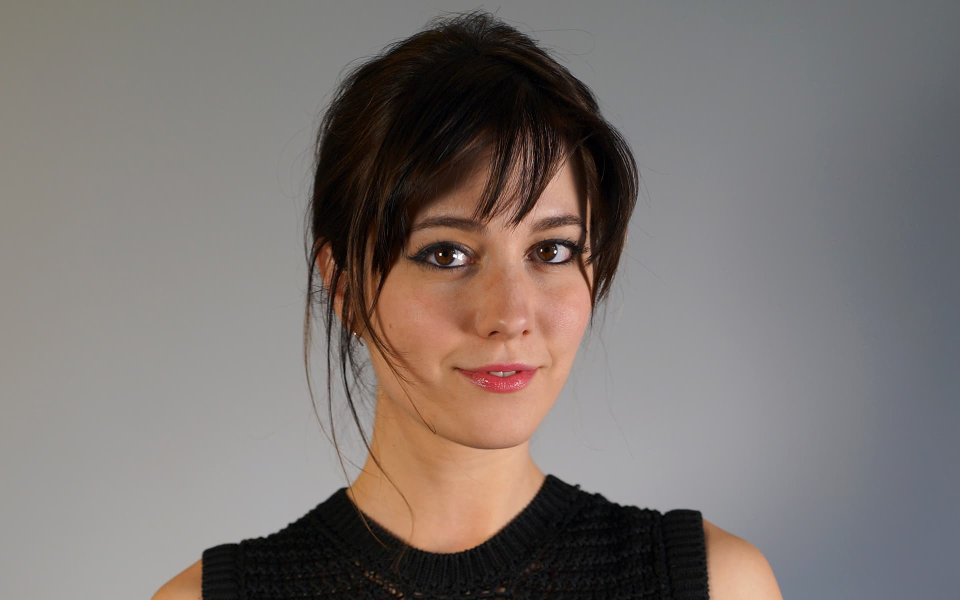
#> input picture images/mew_face.jpg, 1920 x 1200 px, found by its file name (shown at 1/2 size)
$ jupyter execute Extract_eyes_from_Frontal_Faces_using_OpenCV.ipynb
#> lines starting #> are read from the running program, lines starting #| are printed output that depends on the picture; after the words box and inside, x2 and y2 are one past the last pixel; in counts of white or black regions, pixels touching at a corner belong together
<a href="https://colab.research.google.com/github/appleBattery/Eye-based-Verification/blob/master/Extract_eyes_from_Frontal_Faces_using_OpenCV.ipynb" target="_parent"></a>

### Import dependencies

[cell 1]
import cv2
import numpy as np
from google.colab.patches import cv2_imshow
from google.colab import drive
from google.colab import files

[cell 2]
from google.colab import drive
drive.mount("/content/drive")

### Load cascade Classifier and view images

[cell 3]
path_data = '/content/drive/My Drive/iris detection/data/'
path_img = '/content/drive/My Drive/iris detection/images/'

face_cascade = cv2.CascadeClassifier(path_data + 'haarcascade_frontalface_default.xml')
eye_cascade = cv2.CascadeClassifier(path_data + 'haarcascade_eye.xml')

[cell 4]
img = cv2.imread(path_img + "mew_face.jpg")
#> img is the input picture: shape (1200, 1920, 3); mean B, G, R 112.6, 116.1, 123.9
gray = cv2.cvtColor(img, cv2.COLOR_BGR2GRAY)
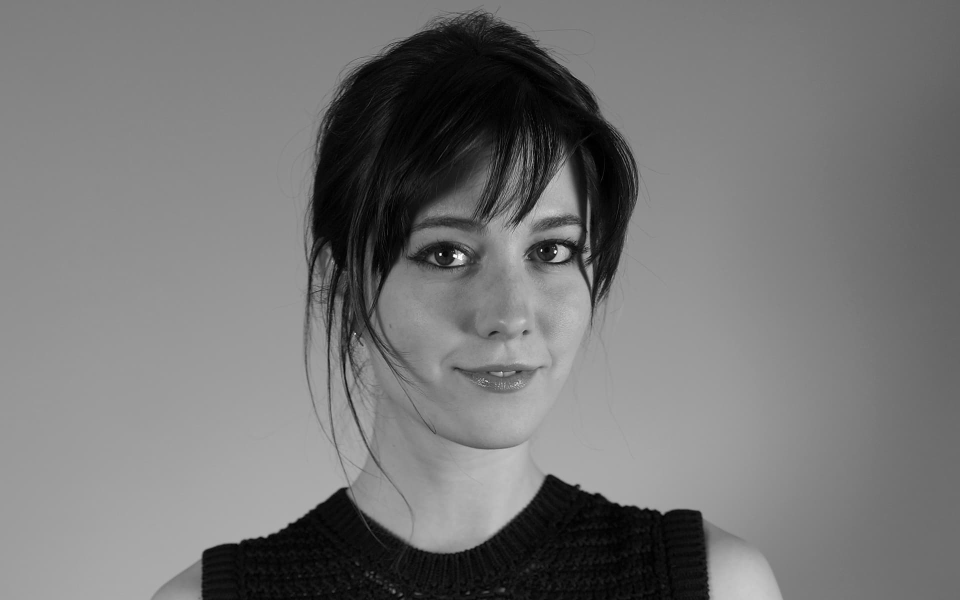
#> gray: shape (1200, 1920) (shown at 1/2 size); min 0, max 255, mean 118.1

[cell 5]
cv2_imshow(cv2.resize(gray,(384,240)))
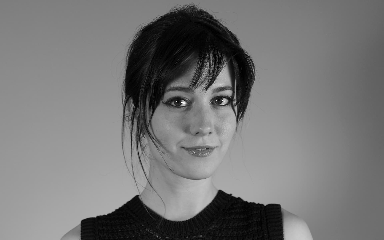
#> shown: shape (240, 384); min 0, max 255, mean 118.1

### Crop detected eyes and save them

[cell 6]
faces = face_cascade.detectMultiScale(gray, 1.2, 5) # image, scale factor, neighbours
#> faces = [[674, 273, 654, 654]]
cropped_eyes=[]

for (x,y,w,h) in faces:
  img = cv2.rectangle(img,(x,y),(x+w,y+h),(255,0,0),2)
  roi_gray = gray[y:y+h, x:x+w]
  roi_color = img[y:y+h, x:x+w]
  eyes = eye_cascade.detectMultiScale(roi_gray,1.6,5)
  for (ex,ey,ew,eh) in eyes:
    cropped_eyes.append(roi_color[ey:ey+eh, ex:ex+ew])
    cv2.rectangle(roi_color,(ex,ey),(ex+ew,ey+eh),(0,255,0),2)
#> this loop made 1 pass
#> (x, y, w, h, eyes) on pass 1: (674, 273, 654, 654, [[359, 167, 131, 131], [151, 175, 131, 131]])
#> pass 1, `img = cv2.rectangle(img,(x,y),(x+w,y+h),(255,0,0),2)`:
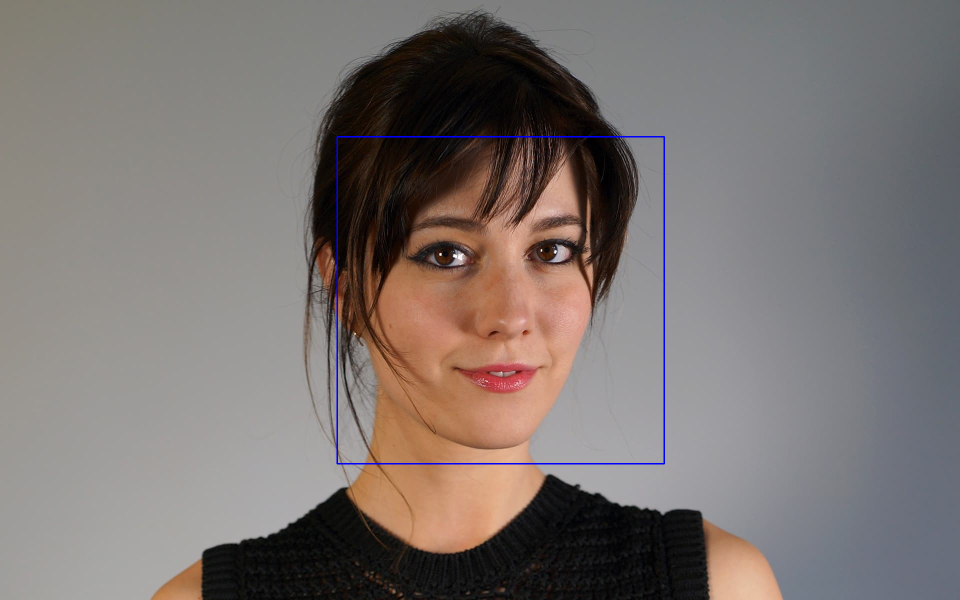
#> img: shape (1200, 1920, 3) (shown at 1/2 size); 0.34% of pixels changed, all inside (x1, y1, x2, y2) = (673, 272, 1330, 929)
#> pass 1, `roi_gray = gray[y:y+h, x:x+w]`:
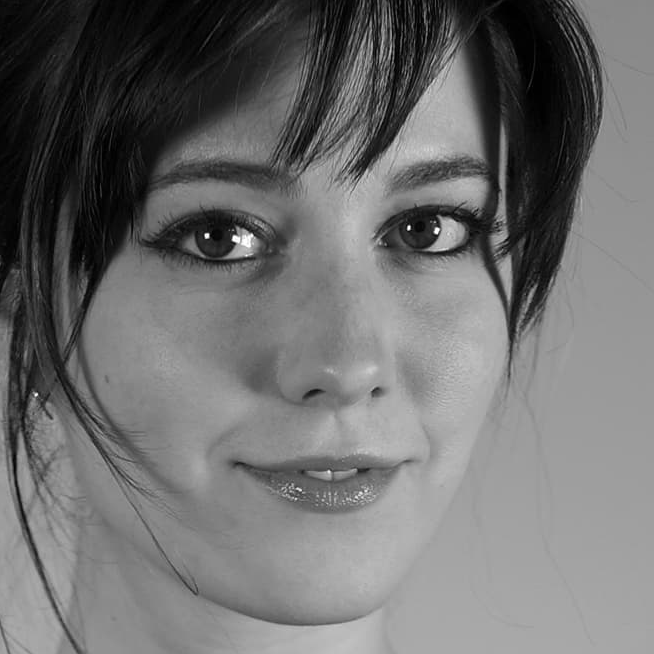
#> roi_gray: shape (654, 654); min 0, max 255, mean 110.3
#> pass 1, `roi_color = img[y:y+h, x:x+w]`:
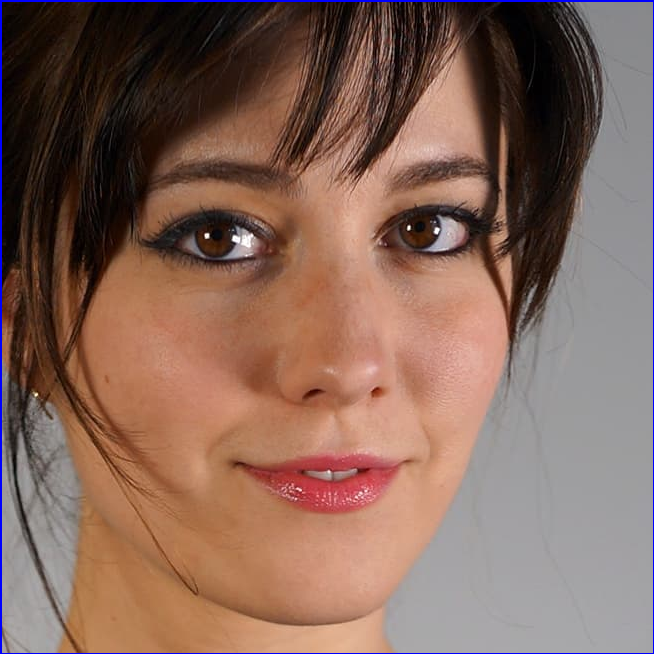
#> roi_color: shape (654, 654, 3); mean B, G, R 90.2, 102, 132.5
#> after the loop:
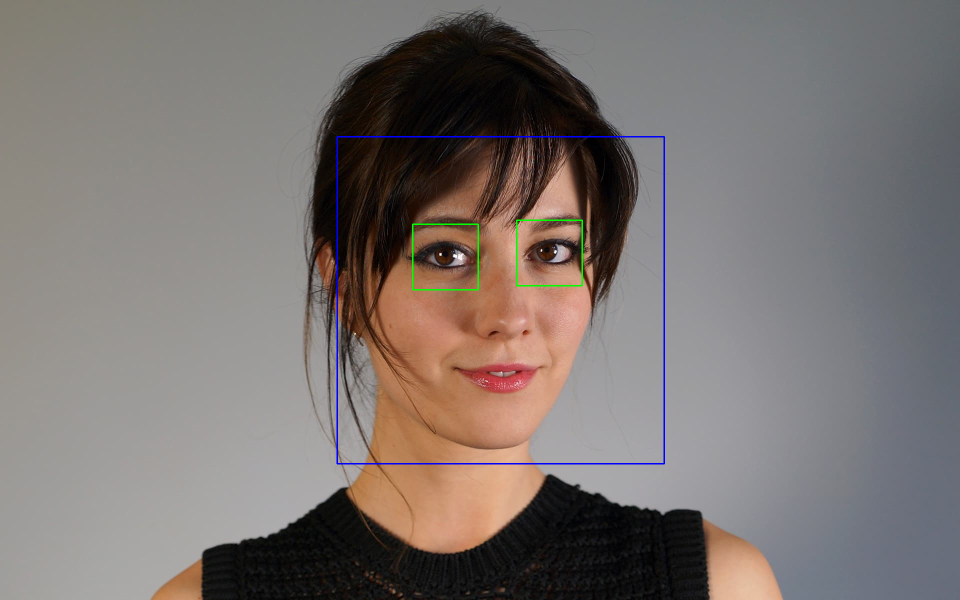
#> img: shape (1200, 1920, 3) (shown at 1/2 size); 0.14% of pixels changed, all inside (x1, y1, x2, y2) = (824, 439, 1166, 581)
#> after the loop:
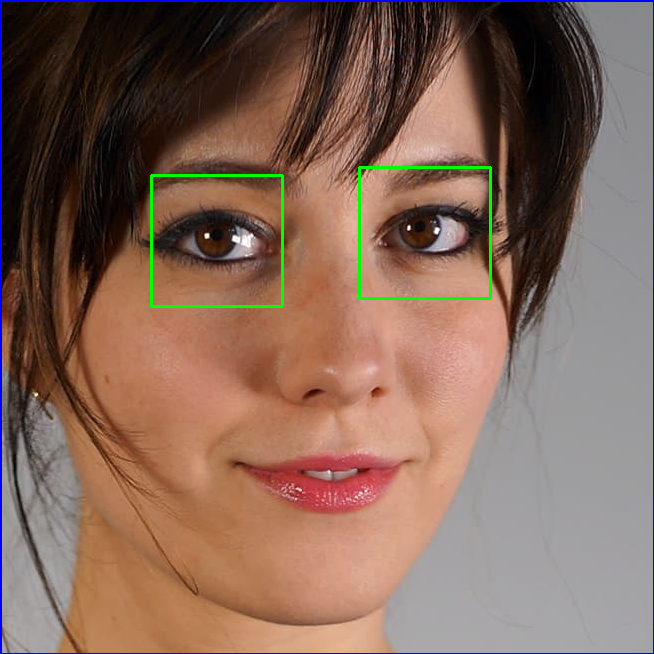
#> roi_color: shape (654, 654, 3); 0.73% of pixels changed, all inside (x1, y1, x2, y2) = (150, 166, 492, 308)
#> after the loop, cropped_eyes = 2 items

[cell 7]
cv2_imshow(cv2.resize(img,(512,320)))
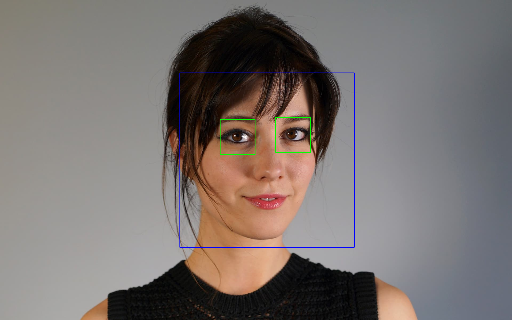
#> shown: shape (320, 512, 3); mean B, G, R 112.9, 116, 123.2

[cell 8]
cropped_eyes = np.array(cropped_eyes)

[cell 9]
cv2.imwrite((path_img + 'mew_iy1.jpg'), cropped_eyes[0])
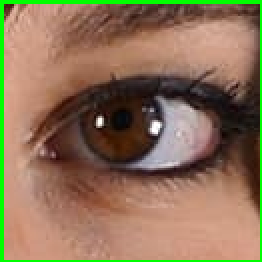
#> saved as mew_iy1.jpg: shape (131, 131, 3) (shown 2 times larger); mean B, G, R 87.3, 114.2, 140.2
#> Out = True

[cell 10]
cv2.imwrite((path_img + 'mew_iy2.jpg'), cropped_eyes[1])
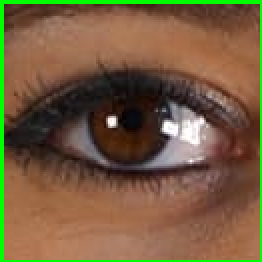
#> saved as mew_iy2.jpg: shape (131, 131, 3) (shown 2 times larger); mean B, G, R 63, 92.6, 117
#> Out = True
